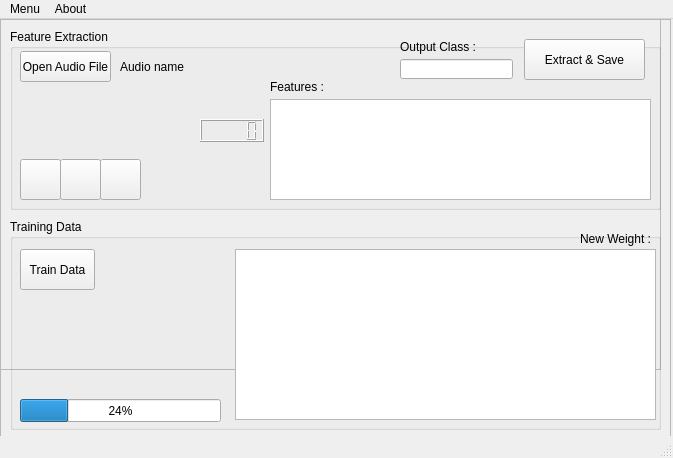
<?xml version="1.0" encoding="UTF-8"?>
<ui version="4.0">
 <class>MainWdw</class>
 <widget class="QMainWindow" name="MainWdw">
  <property name="geometry">
   <rect>
    <x>0</x>
    <y>0</y>
    <width>673</width>
    <height>458</height>
   </rect>
  </property>
  <property name="sizePolicy">
   <sizepolicy hsizetype="Fixed" vsizetype="Fixed">
    <horstretch>0</horstretch>
    <verstretch>0</verstretch>
   </sizepolicy>
  </property>
  <property name="minimumSize">
   <size>
    <width>673</width>
    <height>458</height>
   </size>
  </property>
  <property name="maximumSize">
   <size>
    <width>672</width>
    <height>458</height>
   </size>
  </property>
  <property name="windowTitle">
   <string>Text Dependent Speaker Verification</string>
  </property>
  <property name="windowIcon">
   <iconset resource="image_set.qrc">
    <normaloff>:/icons/other-python-icon.png</normaloff>:/icons/other-python-icon.png</iconset>
  </property>
  <widget class="QWidget" name="centralwidget">
   <widget class="QFrame" name="testingFrame">
    <property name="geometry">
     <rect>
      <x>0</x>
      <y>0</y>
      <width>661</width>
      <height>351</height>
     </rect>
    </property>
    <property name="frameShape">
     <enum>QFrame::StyledPanel</enum>
    </property>
    <property name="frameShadow">
     <enum>QFrame::Raised</enum>
    </property>
    <zorder>trainingFrame</zorder>
   </widget>
   <widget class="QFrame" name="trainingFrame">
    <property name="enabled">
     <bool>true</bool>
    </property>
    <property name="geometry">
     <rect>
      <x>0</x>
      <y>0</y>
      <width>671</width>
      <height>421</height>
     </rect>
    </property>
    <property name="whatsThis">
     <string/>
    </property>
    <property name="frameShape">
     <enum>QFrame::StyledPanel</enum>
    </property>
    <property name="frameShadow">
     <enum>QFrame::Plain</enum>
    </property>
    <widget class="QGroupBox" name="featureExtGroup">
     <property name="geometry">
      <rect>
       <x>10</x>
       <y>10</y>
       <width>651</width>
       <height>181</height>
      </rect>
     </property>
     <property name="title">
      <string>Feature Extraction</string>
     </property>
     <widget class="QPushButton" name="openAudioBtn">
      <property name="geometry">
       <rect>
        <x>10</x>
        <y>22</y>
        <width>91</width>
        <height>31</height>
       </rect>
      </property>
      <property name="text">
       <string>Open Audio File</string>
      </property>
     </widget>
     <widget class="QLabel" name="audioFilenameLbl">
      <property name="geometry">
       <rect>
        <x>110</x>
        <y>30</y>
        <width>151</width>
        <height>16</height>
       </rect>
      </property>
      <property name="font">
       <font>
        <weight>50</weight>
        <bold>false</bold>
       </font>
      </property>
      <property name="text">
       <string>Audio name</string>
      </property>
     </widget>
     <widget class="QLineEdit" name="audioClassInput">
      <property name="geometry">
       <rect>
        <x>390</x>
        <y>30</y>
        <width>113</width>
        <height>20</height>
       </rect>
      </property>
     </widget>
     <widget class="QLabel" name="audioClassLbl">
      <property name="geometry">
       <rect>
        <x>390</x>
        <y>10</y>
        <width>81</width>
        <height>16</height>
       </rect>
      </property>
      <property name="text">
       <string>Output Class :</string>
      </property>
     </widget>
     <widget class="QPushButton" name="extractSaveBtn">
      <property name="geometry">
       <rect>
        <x>514</x>
        <y>10</y>
        <width>121</width>
        <height>41</height>
       </rect>
      </property>
      <property name="text">
       <string>Extract &amp;&amp; Save</string>
      </property>
     </widget>
     <widget class="QTableWidget" name="featuresTbl">
      <property name="geometry">
       <rect>
        <x>260</x>
        <y>70</y>
        <width>381</width>
        <height>101</height>
       </rect>
      </property>
     </widget>
     <widget class="QLabel" name="featureExtLbl">
      <property name="geometry">
       <rect>
        <x>260</x>
        <y>50</y>
        <width>81</width>
        <height>16</height>
       </rect>
      </property>
      <property name="text">
       <string>Features : </string>
      </property>
     </widget>
     <widget class="Phonon::SeekSlider" name="seekSlider">
      <property name="geometry">
       <rect>
        <x>10</x>
        <y>90</y>
        <width>171</width>
        <height>22</height>
       </rect>
      </property>
     </widget>
     <widget class="QLCDNumber" name="lcdNumber">
      <property name="geometry">
       <rect>
        <x>190</x>
        <y>90</y>
        <width>64</width>
        <height>23</height>
       </rect>
      </property>
     </widget>
     <widget class="Phonon::VolumeSlider" name="volumeSlider">
      <property name="geometry">
       <rect>
        <x>140</x>
        <y>140</y>
        <width>109</width>
        <height>22</height>
       </rect>
      </property>
     </widget>
     <widget class="QPushButton" name="audioPlayBtn">
      <property name="geometry">
       <rect>
        <x>10</x>
        <y>130</y>
        <width>41</width>
        <height>41</height>
       </rect>
      </property>
      <property name="text">
       <string/>
      </property>
      <property name="icon">
       <iconset resource="image_set.qrc">
        <normaloff>:/icons/1461587404_play-arrow.png</normaloff>:/icons/1461587404_play-arrow.png</iconset>
      </property>
      <property name="iconSize">
       <size>
        <width>16</width>
        <height>16</height>
       </size>
      </property>
      <property name="flat">
       <bool>false</bool>
      </property>
     </widget>
     <widget class="QPushButton" name="audioPauseBtn">
      <property name="geometry">
       <rect>
        <x>50</x>
        <y>130</y>
        <width>41</width>
        <height>41</height>
       </rect>
      </property>
      <property name="text">
       <string/>
      </property>
      <property name="icon">
       <iconset resource="image_set.qrc">
        <normaloff>:/icons/1461587409_Pause_Icon.png</normaloff>:/icons/1461587409_Pause_Icon.png</iconset>
      </property>
      <property name="iconSize">
       <size>
        <width>22</width>
        <height>22</height>
       </size>
      </property>
     </widget>
     <widget class="QPushButton" name="audioStopBtn">
      <property name="geometry">
       <rect>
        <x>90</x>
        <y>130</y>
        <width>41</width>
        <height>41</height>
       </rect>
      </property>
      <property name="text">
       <string/>
      </property>
      <property name="icon">
       <iconset resource="image_set.qrc">
        <normaloff>:/icons/1461587394_black_4_audio_stop.png</normaloff>:/icons/1461587394_black_4_audio_stop.png</iconset>
      </property>
     </widget>
    </widget>
    <widget class="QGroupBox" name="trainDataGroup">
     <property name="geometry">
      <rect>
       <x>10</x>
       <y>200</y>
       <width>651</width>
       <height>211</height>
      </rect>
     </property>
     <property name="title">
      <string>Training Data</string>
     </property>
     <widget class="QTableWidget" name="newWeightTbl">
      <property name="geometry">
       <rect>
        <x>225</x>
        <y>30</y>
        <width>421</width>
        <height>171</height>
       </rect>
      </property>
     </widget>
     <widget class="QLabel" name="newWeightLbl">
      <property name="geometry">
       <rect>
        <x>570</x>
        <y>10</y>
        <width>71</width>
        <height>20</height>
       </rect>
      </property>
      <property name="text">
       <string>New Weight : </string>
      </property>
     </widget>
     <widget class="QPushButton" name="trainDataBtn">
      <property name="geometry">
       <rect>
        <x>10</x>
        <y>30</y>
        <width>75</width>
        <height>41</height>
       </rect>
      </property>
      <property name="text">
       <string>Train Data</string>
      </property>
     </widget>
     <widget class="QProgressBar" name="trainProgress">
      <property name="geometry">
       <rect>
        <x>10</x>
        <y>180</y>
        <width>201</width>
        <height>23</height>
       </rect>
      </property>
      <property name="value">
       <number>24</number>
      </property>
     </widget>
    </widget>
   </widget>
  </widget>
  <widget class="QMenuBar" name="menubar">
   <property name="geometry">
    <rect>
     <x>0</x>
     <y>0</y>
     <width>673</width>
     <height>21</height>
    </rect>
   </property>
   <widget class="QMenu" name="menuMenu">
    <property name="title">
     <string>Menu</string>
    </property>
    <addaction name="actionTraining_Data"/>
    <addaction name="actionTest_Data"/>
    <addaction name="separator"/>
    <addaction name="actionExit"/>
   </widget>
   <widget class="QMenu" name="menuAbout">
    <property name="title">
     <string>About</string>
    </property>
   </widget>
   <addaction name="menuMenu"/>
   <addaction name="menuAbout"/>
  </widget>
  <widget class="QStatusBar" name="statusbar"/>
  <action name="actionTraining_Data">
   <property name="icon">
    <iconset resource="image_set.qrc">
     <normaloff>:/icons/data-data-recovery-icon.png</normaloff>:/icons/data-data-recovery-icon.png</iconset>
   </property>
   <property name="text">
    <string>Training Data</string>
   </property>
  </action>
  <action name="actionTest_Data">
   <property name="icon">
    <iconset resource="image_set.qrc">
     <normaloff>:/icons/data-accept-database-icon.png</normaloff>:/icons/data-accept-database-icon.png</iconset>
   </property>
   <property name="text">
    <string>Test Data</string>
   </property>
  </action>
  <action name="actionExit">
   <property name="icon">
    <iconset resource="image_set.qrc">
     <normaloff>:/icons/exit-icon.png</normaloff>:/icons/exit-icon.png</iconset>
   </property>
   <property name="text">
    <string>Exit</string>
   </property>
  </action>
 </widget>
 <customwidgets>
  <customwidget>
   <class>Phonon::SeekSlider</class>
   <extends>QWidget</extends>
   <header location="global">phonon/seekslider.h</header>
  </customwidget>
  <customwidget>
   <class>Phonon::VolumeSlider</class>
   <extends>QWidget</extends>
   <header location="global">phonon/volumeslider.h</header>
  </customwidget>
 </customwidgets>
 <resources>
  <include location="image_set.qrc"/>
 </resources>
 <connections/>
</ui>
